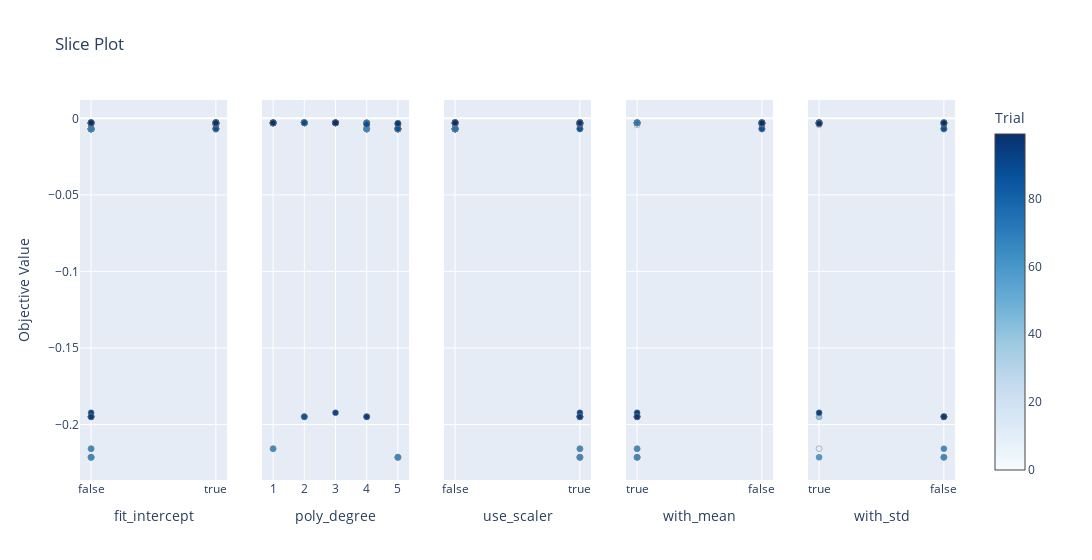

Notebook cell for this chart:
### Code cell
optuna.visualization.plot_slice(study, params=['fit_intercept','use_scaler','poly_degree'])

### Figure 1 — Plotly figure (JSON) as saved in the notebook; plotly's stock layout.template omitted (floating-point values rounded to 4 significant figures)
{"data": [{"marker": {"color": [0, 1, 2, 3, 4, 5, 6, 7, 8, 9, 10, 11, 12, 13, 14, 15, 16, 17, 18, 19, 20, 21, 22, 23, 24, 25, 26, 27, 28, 29, 30, 31, 32, 33, 34, 35, 36, 37, 38, 39, 40, 41, 42, 43, 44, 45, 46, 47, 48, 49, 50, 51, 52, 53, 54, 55, 56, 57, 58, 59, 60, 61, 62, 63, 64, 65, 66, 67, 68, 69, 70, 71, 72, 73, 74, 75, 76, 77, 78, 79, 80, 81, 82, 83, 84, 85, 86, 87, 88, 89, 90, 91, 92, 93, 94, 95, 96, 97, 98, 99], "colorbar": {"title": {"text": "Trial"}, "x": 1, "xpad": 40}, "colorscale": [[0, "rgb(247,251,255)"], [0.125, "rgb(222,235,247)"], [0.25, "rgb(198,219,239)"], [0.375, "rgb(158,202,225)"], [0.5, "rgb(107,174,214)"], [0.625, "rgb(66,146,198)"], [0.75, "rgb(33,113,181)"], [0.875, "rgb(8,81,156)"], [1, "rgb(8,48,107)"]], "line": {"color": "Grey", "width": 0.5}, "showscale": true}, "mode": "markers", "name": "Feasible Trial", "showlegend": false, "type": "scatter", "x": [true, false, true, true, false, true, false, false, true, false, true, false, true, false, false, true, true, true, false, false, true, false, false, false, true, false, false, true, true, false, false, false, false, false, true, true, false, false, true, true, false, false, true, true, true, true, true, false, false, false, true, true, true, false, true, true, true, false, false, false, true, true, true, false, false, false, false, false, true, false, true, true, true, true, true, true, false, true, false, false, false, true, false, true, false, false, true, true, true, true, false, false, false, false, false, false, true, false, true, false], "xaxis": "x", "y": [-0.002974, -0.00695, -0.002974, -0.0029, -0.002923, -0.006863, -0.00695, -0.006943, -0.004265, -0.003003, -0.006863, -0.006943, -0.002974, -0.00695, -0.2158, -0.002974, -0.0029, -0.002974, -0.2214, -0.002898, -0.002955, -0.002898, -0.00695, -0.1949, -0.002974, -0.002923, -0.00695, -0.006863, -0.002955, -0.2214, -0.003003, -0.1949, -0.002898, -0.002923, -0.006863, -0.003016, -0.006943, -0.006943, -0.0029, -0.002955, -0.00695, -0.1949, -0.003011, -0.002955, -0.003011, -0.002955, -0.002963, -0.00695, -0.003423, -0.002898, -0.002963, -0.002955, -0.0029, -0.003003, -0.002963, -0.002974, -0.002974, -0.006943, -0.1949, -0.2214, -0.006863, -0.0029, -0.002974, -0.006943, -0.2158, -0.2214, -0.00695, -0.002923, -0.003428, -0.006943, -0.006863, -0.003873, -0.0029, -0.002963, -0.006863, -0.002955, -0.002898, -0.002963, -0.003002, -0.003002, -0.002923, -0.002974, -0.003003, -0.002955, -0.003003, -0.1949, -0.006863, -0.002974, -0.003873, -0.0029, -0.002977, -0.1923, -0.003003, -0.1949, -0.1949, -0.003423, -0.003428, -0.003003, -0.002974, -0.002923], "yaxis": "y"}, {"marker": {"color": [0, 1, 2, 3, 4, 5, 6, 7, 8, 9, 10, 11, 12, 13, 14, 15, 16, 17, 18, 19, 20, 21, 22, 23, 24, 25, 26, 27, 28, 29, 30, 31, 32, 33, 34, 35, 36, 37, 38, 39, 40, 41, 42, 43, 44, 45, 46, 47, 48, 49, 50, 51, 52, 53, 54, 55, 56, 57, 58, 59, 60, 61, 62, 63, 64, 65, 66, 67, 68, 69, 70, 71, 72, 73, 74, 75, 76, 77, 78, 79, 80, 81, 82, 83, 84, 85, 86, 87, 88, 89, 90, 91, 92, 93, 94, 95, 96, 97, 98, 99], "colorbar": {"title": {"text": "Trial"}, "x": 1, "xpad": 40}, "colorscale": [[0, "rgb(247,251,255)"], [0.125, "rgb(222,235,247)"], [0.25, "rgb(198,219,239)"], [0.375, "rgb(158,202,225)"], [0.5, "rgb(107,174,214)"], [0.625, "rgb(66,146,198)"], [0.75, "rgb(33,113,181)"], [0.875, "rgb(8,81,156)"], [1, "rgb(8,48,107)"]], "line": {"color": "Grey", "width": 0.5}, "showscale": false}, "mode": "markers", "name": "Feasible Trial", "showlegend": false, "type": "scatter", "x": [1, 4, 1, 2, 3, 5, 4, 5, 5, 1, 5, 5, 1, 4, 1, 1, 2, 1, 5, 2, 3, 2, 4, 2, 1, 3, 4, 5, 3, 5, 1, 4, 2, 3, 5, 4, 5, 5, 2, 3, 4, 2, 4, 3, 4, 3, 3, 4, 5, 2, 3, 3, 2, 1, 3, 1, 1, 5, 2, 5, 5, 2, 1, 5, 1, 5, 4, 3, 5, 5, 5, 4, 2, 3, 5, 3, 2, 3, 4, 4, 3, 1, 1, 3, 1, 2, 5, 1, 4, 2, 3, 3, 1, 4, 4, 5, 5, 1, 1, 3], "xaxis": "x2", "y": [-0.002974, -0.00695, -0.002974, -0.0029, -0.002923, -0.006863, -0.00695, -0.006943, -0.004265, -0.003003, -0.006863, -0.006943, -0.002974, -0.00695, -0.2158, -0.002974, -0.0029, -0.002974, -0.2214, -0.002898, -0.002955, -0.002898, -0.00695, -0.1949, -0.002974, -0.002923, -0.00695, -0.006863, -0.002955, -0.2214, -0.003003, -0.1949, -0.002898, -0.002923, -0.006863, -0.003016, -0.006943, -0.006943, -0.0029, -0.002955, -0.00695, -0.1949, -0.003011, -0.002955, -0.003011, -0.002955, -0.002963, -0.00695, -0.003423, -0.002898, -0.002963, -0.002955, -0.0029, -0.003003, -0.002963, -0.002974, -0.002974, -0.006943, -0.1949, -0.2214, -0.006863, -0.0029, -0.002974, -0.006943, -0.2158, -0.2214, -0.00695, -0.002923, -0.003428, -0.006943, -0.006863, -0.003873, -0.0029, -0.002963, -0.006863, -0.002955, -0.002898, -0.002963, -0.003002, -0.003002, -0.002923, -0.002974, -0.003003, -0.002955, -0.003003, -0.1949, -0.006863, -0.002974, -0.003873, -0.0029, -0.002977, -0.1923, -0.003003, -0.1949, -0.1949, -0.003423, -0.003428, -0.003003, -0.002974, -0.002923], "yaxis": "y2"}, {"marker": {"color": [0, 1, 2, 3, 4, 5, 6, 7, 8, 9, 10, 11, 12, 13, 14, 15, 16, 17, 18, 19, 20, 21, 22, 23, 24, 25, 26, 27, 28, 29, 30, 31, 32, 33, 34, 35, 36, 37, 38, 39, 40, 41, 42, 43, 44, 45, 46, 47, 48, 49, 50, 51, 52, 53, 54, 55, 56, 57, 58, 59, 60, 61, 62, 63, 64, 65, 66, 67, 68, 69, 70, 71, 72, 73, 74, 75, 76, 77, 78, 79, 80, 81, 82, 83, 84, 85, 86, 87, 88, 89, 90, 91, 92, 93, 94, 95, 96, 97, 98, 99], "colorbar": {"title": {"text": "Trial"}, "x": 1, "xpad": 40}, "colorscale": [[0, "rgb(247,251,255)"], [0.125, "rgb(222,235,247)"], [0.25, "rgb(198,219,239)"], [0.375, "rgb(158,202,225)"], [0.5, "rgb(107,174,214)"], [0.625, "rgb(66,146,198)"], [0.75, "rgb(33,113,181)"], [0.875, "rgb(8,81,156)"], [1, "rgb(8,48,107)"]], "line": {"color": "Grey", "width": 0.5}, "showscale": false}, "mode": "markers", "name": "Feasible Trial", "showlegend": false, "type": "scatter", "x": [false, false, false, false, true, false, false, false, true, false, false, false, false, true, true, true, true, true, true, false, false, false, false, true, true, false, false, true, false, true, false, true, false, false, false, true, false, false, false, false, false, true, true, true, true, false, true, false, true, false, true, false, false, false, true, true, true, false, true, true, false, true, false, false, true, true, false, false, true, false, true, false, true, true, false, false, false, true, true, true, true, false, false, false, true, true, true, true, true, false, true, true, true, true, true, true, true, true, false, false], "xaxis": "x3", "y": [-0.002974, -0.00695, -0.002974, -0.0029, -0.002923, -0.006863, -0.00695, -0.006943, -0.004265, -0.003003, -0.006863, -0.006943, -0.002974, -0.00695, -0.2158, -0.002974, -0.0029, -0.002974, -0.2214, -0.002898, -0.002955, -0.002898, -0.00695, -0.1949, -0.002974, -0.002923, -0.00695, -0.006863, -0.002955, -0.2214, -0.003003, -0.1949, -0.002898, -0.002923, -0.006863, -0.003016, -0.006943, -0.006943, -0.0029, -0.002955, -0.00695, -0.1949, -0.003011, -0.002955, -0.003011, -0.002955, -0.002963, -0.00695, -0.003423, -0.002898, -0.002963, -0.002955, -0.0029, -0.003003, -0.002963, -0.002974, -0.002974, -0.006943, -0.1949, -0.2214, -0.006863, -0.0029, -0.002974, -0.006943, -0.2158, -0.2214, -0.00695, -0.002923, -0.003428, -0.006943, -0.006863, -0.003873, -0.0029, -0.002963, -0.006863, -0.002955, -0.002898, -0.002963, -0.003002, -0.003002, -0.002923, -0.002974, -0.003003, -0.002955, -0.003003, -0.1949, -0.006863, -0.002974, -0.003873, -0.0029, -0.002977, -0.1923, -0.003003, -0.1949, -0.1949, -0.003423, -0.003428, -0.003003, -0.002974, -0.002923], "yaxis": "y3"}, {"marker": {"color": [4, 8, 13, 14, 15, 16, 17, 18, 23, 24, 27, 29, 31, 35, 41, 42, 43, 44, 46, 48, 50, 54, 55, 56, 58, 59, 61, 64, 65, 68, 70, 72, 73, 77, 78, 79, 80, 84, 85, 86, 87, 88, 90, 91, 92, 93, 94, 95, 96, 97], "colorbar": {"title": {"text": "Trial"}, "x": 1, "xpad": 40}, "colorscale": [[0, "rgb(247,251,255)"], [0.125, "rgb(222,235,247)"], [0.25, "rgb(198,219,239)"], [0.375, "rgb(158,202,225)"], [0.5, "rgb(107,174,214)"], [0.625, "rgb(66,146,198)"], [0.75, "rgb(33,113,181)"], [0.875, "rgb(8,81,156)"], [1, "rgb(8,48,107)"]], "line": {"color": "Grey", "width": 0.5}, "showscale": false}, "mode": "markers", "name": "Feasible Trial", "showlegend": false, "type": "scatter", "x": [false, true, false, true, false, true, true, true, true, false, false, true, true, false, true, true, false, true, true, false, true, true, true, true, true, true, false, true, true, false, false, true, false, false, false, false, false, false, true, false, false, false, false, true, false, true, true, false, false, false], "xaxis": "x4", "y": [-0.002923, -0.004265, -0.00695, -0.2158, -0.002974, -0.0029, -0.002974, -0.2214, -0.1949, -0.002974, -0.006863, -0.2214, -0.1949, -0.003016, -0.1949, -0.003011, -0.002955, -0.003011, -0.002963, -0.003423, -0.002963, -0.002963, -0.002974, -0.002974, -0.1949, -0.2214, -0.0029, -0.2158, -0.2214, -0.003428, -0.006863, -0.0029, -0.002963, -0.002963, -0.003002, -0.003002, -0.002923, -0.003003, -0.1949, -0.006863, -0.002974, -0.003873, -0.002977, -0.1923, -0.003003, -0.1949, -0.1949, -0.003423, -0.003428, -0.003003], "yaxis": "y4"}, {"marker": {"color": [4, 8, 13, 14, 15, 16, 17, 18, 23, 24, 27, 29, 31, 35, 41, 42, 43, 44, 46, 48, 50, 54, 55, 56, 58, 59, 61, 64, 65, 68, 70, 72, 73, 77, 78, 79, 80, 84, 85, 86, 87, 88, 90, 91, 92, 93, 94, 95, 96, 97], "colorbar": {"title": {"text": "Trial"}, "x": 1, "xpad": 40}, "colorscale": [[0, "rgb(247,251,255)"], [0.125, "rgb(222,235,247)"], [0.25, "rgb(198,219,239)"], [0.375, "rgb(158,202,225)"], [0.5, "rgb(107,174,214)"], [0.625, "rgb(66,146,198)"], [0.75, "rgb(33,113,181)"], [0.875, "rgb(8,81,156)"], [1, "rgb(8,48,107)"]], "line": {"color": "Grey", "width": 0.5}, "showscale": false}, "mode": "markers", "name": "Feasible Trial", "showlegend": false, "type": "scatter", "x": [false, true, false, true, true, false, true, false, false, true, false, false, false, true, true, true, false, false, true, true, true, false, false, true, false, true, true, false, false, true, false, false, true, true, true, true, false, false, false, false, true, false, true, true, false, false, false, true, true, false], "xaxis": "x5", "y": [-0.002923, -0.004265, -0.00695, -0.2158, -0.002974, -0.0029, -0.002974, -0.2214, -0.1949, -0.002974, -0.006863, -0.2214, -0.1949, -0.003016, -0.1949, -0.003011, -0.002955, -0.003011, -0.002963, -0.003423, -0.002963, -0.002963, -0.002974, -0.002974, -0.1949, -0.2214, -0.0029, -0.2158, -0.2214, -0.003428, -0.006863, -0.0029, -0.002963, -0.002963, -0.003002, -0.003002, -0.002923, -0.003003, -0.1949, -0.006863, -0.002974, -0.003873, -0.002977, -0.1923, -0.003003, -0.1949, -0.1949, -0.003423, -0.003428, -0.003003], "yaxis": "y5"}], "layout": {"title": {"text": "Slice Plot"}, "width": 1500, "xaxis": {"anchor": "y", "categoryarray": [false, true], "categoryorder": "array", "domain": [0, 0.168], "title": {"text": "fit_intercept"}, "type": "category"}, "xaxis2": {"anchor": "y2", "domain": [0.208, 0.376], "title": {"text": "poly_degree"}}, "xaxis3": {"anchor": "y3", "categoryarray": [false, true], "categoryorder": "array", "domain": [0.416, 0.584], "title": {"text": "use_scaler"}, "type": "category"}, "xaxis4": {"anchor": "y4", "categoryarray": [true, false], "categoryorder": "array", "domain": [0.624, 0.792], "title": {"text": "with_mean"}, "type": "category"}, "xaxis5": {"anchor": "y5", "categoryarray": [true, false], "categoryorder": "array", "domain": [0.832, 1], "title": {"text": "with_std"}, "type": "category"}, "yaxis": {"anchor": "x", "domain": [0, 1], "title": {"text": "Objective Value"}}, "yaxis2": {"anchor": "x2", "domain": [0, 1], "matches": "y", "showticklabels": false}, "yaxis3": {"anchor": "x3", "domain": [0, 1], "matches": "y", "showticklabels": false}, "yaxis4": {"anchor": "x4", "domain": [0, 1], "matches": "y", "showticklabels": false}, "yaxis5": {"anchor": "x5", "domain": [0, 1], "matches": "y", "showticklabels": false}}}
